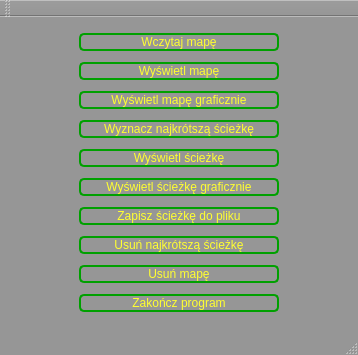
<?xml version="1.0" encoding="UTF-8"?>
<ui version="4.0">
 <class>MainWindow</class>
 <widget class="QMainWindow" name="MainWindow">
  <property name="geometry">
   <rect>
    <x>0</x>
    <y>0</y>
    <width>358</width>
    <height>355</height>
   </rect>
  </property>
  <property name="sizePolicy">
   <sizepolicy hsizetype="Fixed" vsizetype="Preferred">
    <horstretch>0</horstretch>
    <verstretch>0</verstretch>
   </sizepolicy>
  </property>
  <property name="palette">
   <palette>
    <active>
     <colorrole role="WindowText">
      <brush brushstyle="SolidPattern">
       <color alpha="255">
        <red>0</red>
        <green>0</green>
        <blue>0</blue>
       </color>
      </brush>
     </colorrole>
     <colorrole role="Button">
      <brush brushstyle="SolidPattern">
       <color alpha="255">
        <red>150</red>
        <green>150</green>
        <blue>150</blue>
       </color>
      </brush>
     </colorrole>
     <colorrole role="Light">
      <brush brushstyle="SolidPattern">
       <color alpha="255">
        <red>225</red>
        <green>225</green>
        <blue>225</blue>
       </color>
      </brush>
     </colorrole>
     <colorrole role="Midlight">
      <brush brushstyle="SolidPattern">
       <color alpha="255">
        <red>187</red>
        <green>187</green>
        <blue>187</blue>
       </color>
      </brush>
     </colorrole>
     <colorrole role="Dark">
      <brush brushstyle="SolidPattern">
       <color alpha="255">
        <red>75</red>
        <green>75</green>
        <blue>75</blue>
       </color>
      </brush>
     </colorrole>
     <colorrole role="Mid">
      <brush brushstyle="SolidPattern">
       <color alpha="255">
        <red>100</red>
        <green>100</green>
        <blue>100</blue>
       </color>
      </brush>
     </colorrole>
     <colorrole role="Text">
      <brush brushstyle="SolidPattern">
       <color alpha="255">
        <red>0</red>
        <green>0</green>
        <blue>0</blue>
       </color>
      </brush>
     </colorrole>
     <colorrole role="BrightText">
      <brush brushstyle="SolidPattern">
       <color alpha="255">
        <red>255</red>
        <green>255</green>
        <blue>255</blue>
       </color>
      </brush>
     </colorrole>
     <colorrole role="ButtonText">
      <brush brushstyle="SolidPattern">
       <color alpha="255">
        <red>0</red>
        <green>0</green>
        <blue>0</blue>
       </color>
      </brush>
     </colorrole>
     <colorrole role="Base">
      <brush brushstyle="SolidPattern">
       <color alpha="255">
        <red>255</red>
        <green>255</green>
        <blue>255</blue>
       </color>
      </brush>
     </colorrole>
     <colorrole role="Window">
      <brush brushstyle="SolidPattern">
       <color alpha="255">
        <red>150</red>
        <green>150</green>
        <blue>150</blue>
       </color>
      </brush>
     </colorrole>
     <colorrole role="Shadow">
      <brush brushstyle="SolidPattern">
       <color alpha="255">
        <red>0</red>
        <green>0</green>
        <blue>0</blue>
       </color>
      </brush>
     </colorrole>
     <colorrole role="AlternateBase">
      <brush brushstyle="SolidPattern">
       <color alpha="255">
        <red>202</red>
        <green>202</green>
        <blue>202</blue>
       </color>
      </brush>
     </colorrole>
     <colorrole role="ToolTipBase">
      <brush brushstyle="SolidPattern">
       <color alpha="255">
        <red>255</red>
        <green>255</green>
        <blue>220</blue>
       </color>
      </brush>
     </colorrole>
     <colorrole role="ToolTipText">
      <brush brushstyle="SolidPattern">
       <color alpha="255">
        <red>0</red>
        <green>0</green>
        <blue>0</blue>
       </color>
      </brush>
     </colorrole>
    </active>
    <inactive>
     <colorrole role="WindowText">
      <brush brushstyle="SolidPattern">
       <color alpha="255">
        <red>0</red>
        <green>0</green>
        <blue>0</blue>
       </color>
      </brush>
     </colorrole>
     <colorrole role="Button">
      <brush brushstyle="SolidPattern">
       <color alpha="255">
        <red>150</red>
        <green>150</green>
        <blue>150</blue>
       </color>
      </brush>
     </colorrole>
     <colorrole role="Light">
      <brush brushstyle="SolidPattern">
       <color alpha="255">
        <red>225</red>
        <green>225</green>
        <blue>225</blue>
       </color>
      </brush>
     </colorrole>
     <colorrole role="Midlight">
      <brush brushstyle="SolidPattern">
       <color alpha="255">
        <red>187</red>
        <green>187</green>
        <blue>187</blue>
       </color>
      </brush>
     </colorrole>
     <colorrole role="Dark">
      <brush brushstyle="SolidPattern">
       <color alpha="255">
        <red>75</red>
        <green>75</green>
        <blue>75</blue>
       </color>
      </brush>
     </colorrole>
     <colorrole role="Mid">
      <brush brushstyle="SolidPattern">
       <color alpha="255">
        <red>100</red>
        <green>100</green>
        <blue>100</blue>
       </color>
      </brush>
     </colorrole>
     <colorrole role="Text">
      <brush brushstyle="SolidPattern">
       <color alpha="255">
        <red>0</red>
        <green>0</green>
        <blue>0</blue>
       </color>
      </brush>
     </colorrole>
     <colorrole role="BrightText">
      <brush brushstyle="SolidPattern">
       <color alpha="255">
        <red>255</red>
        <green>255</green>
        <blue>255</blue>
       </color>
      </brush>
     </colorrole>
     <colorrole role="ButtonText">
      <brush brushstyle="SolidPattern">
       <color alpha="255">
        <red>0</red>
        <green>0</green>
        <blue>0</blue>
       </color>
      </brush>
     </colorrole>
     <colorrole role="Base">
      <brush brushstyle="SolidPattern">
       <color alpha="255">
        <red>255</red>
        <green>255</green>
        <blue>255</blue>
       </color>
      </brush>
     </colorrole>
     <colorrole role="Window">
      <brush brushstyle="SolidPattern">
       <color alpha="255">
        <red>150</red>
        <green>150</green>
        <blue>150</blue>
       </color>
      </brush>
     </colorrole>
     <colorrole role="Shadow">
      <brush brushstyle="SolidPattern">
       <color alpha="255">
        <red>0</red>
        <green>0</green>
        <blue>0</blue>
       </color>
      </brush>
     </colorrole>
     <colorrole role="AlternateBase">
      <brush brushstyle="SolidPattern">
       <color alpha="255">
        <red>202</red>
        <green>202</green>
        <blue>202</blue>
       </color>
      </brush>
     </colorrole>
     <colorrole role="ToolTipBase">
      <brush brushstyle="SolidPattern">
       <color alpha="255">
        <red>255</red>
        <green>255</green>
        <blue>220</blue>
       </color>
      </brush>
     </colorrole>
     <colorrole role="ToolTipText">
      <brush brushstyle="SolidPattern">
       <color alpha="255">
        <red>0</red>
        <green>0</green>
        <blue>0</blue>
       </color>
      </brush>
     </colorrole>
    </inactive>
    <disabled>
     <colorrole role="WindowText">
      <brush brushstyle="SolidPattern">
       <color alpha="255">
        <red>75</red>
        <green>75</green>
        <blue>75</blue>
       </color>
      </brush>
     </colorrole>
     <colorrole role="Button">
      <brush brushstyle="SolidPattern">
       <color alpha="255">
        <red>150</red>
        <green>150</green>
        <blue>150</blue>
       </color>
      </brush>
     </colorrole>
     <colorrole role="Light">
      <brush brushstyle="SolidPattern">
       <color alpha="255">
        <red>225</red>
        <green>225</green>
        <blue>225</blue>
       </color>
      </brush>
     </colorrole>
     <colorrole role="Midlight">
      <brush brushstyle="SolidPattern">
       <color alpha="255">
        <red>187</red>
        <green>187</green>
        <blue>187</blue>
       </color>
      </brush>
     </colorrole>
     <colorrole role="Dark">
      <brush brushstyle="SolidPattern">
       <color alpha="255">
        <red>75</red>
        <green>75</green>
        <blue>75</blue>
       </color>
      </brush>
     </colorrole>
     <colorrole role="Mid">
      <brush brushstyle="SolidPattern">
       <color alpha="255">
        <red>100</red>
        <green>100</green>
        <blue>100</blue>
       </color>
      </brush>
     </colorrole>
     <colorrole role="Text">
      <brush brushstyle="SolidPattern">
       <color alpha="255">
        <red>75</red>
        <green>75</green>
        <blue>75</blue>
       </color>
      </brush>
     </colorrole>
     <colorrole role="BrightText">
      <brush brushstyle="SolidPattern">
       <color alpha="255">
        <red>255</red>
        <green>255</green>
        <blue>255</blue>
       </color>
      </brush>
     </colorrole>
     <colorrole role="ButtonText">
      <brush brushstyle="SolidPattern">
       <color alpha="255">
        <red>75</red>
        <green>75</green>
        <blue>75</blue>
       </color>
      </brush>
     </colorrole>
     <colorrole role="Base">
      <brush brushstyle="SolidPattern">
       <color alpha="255">
        <red>150</red>
        <green>150</green>
        <blue>150</blue>
       </color>
      </brush>
     </colorrole>
     <colorrole role="Window">
      <brush brushstyle="SolidPattern">
       <color alpha="255">
        <red>150</red>
        <green>150</green>
        <blue>150</blue>
       </color>
      </brush>
     </colorrole>
     <colorrole role="Shadow">
      <brush brushstyle="SolidPattern">
       <color alpha="255">
        <red>0</red>
        <green>0</green>
        <blue>0</blue>
       </color>
      </brush>
     </colorrole>
     <colorrole role="AlternateBase">
      <brush brushstyle="SolidPattern">
       <color alpha="255">
        <red>150</red>
        <green>150</green>
        <blue>150</blue>
       </color>
      </brush>
     </colorrole>
     <colorrole role="ToolTipBase">
      <brush brushstyle="SolidPattern">
       <color alpha="255">
        <red>255</red>
        <green>255</green>
        <blue>220</blue>
       </color>
      </brush>
     </colorrole>
     <colorrole role="ToolTipText">
      <brush brushstyle="SolidPattern">
       <color alpha="255">
        <red>0</red>
        <green>0</green>
        <blue>0</blue>
       </color>
      </brush>
     </colorrole>
    </disabled>
   </palette>
  </property>
  <property name="windowTitle">
   <string>Algorytm A *</string>
  </property>
  <property name="layoutDirection">
   <enum>Qt::LeftToRight</enum>
  </property>
  <property name="autoFillBackground">
   <bool>false</bool>
  </property>
  <widget class="QWidget" name="centralWidget">
   <layout class="QGridLayout" name="gridLayout">
    <item row="5" column="0">
     <widget class="QPushButton" name="pbWyswietlSciezkeGraficznie">
      <property name="styleSheet">
       <string notr="true">QPushButton {
	background-color: qlineargradient(spread:pad, x1:0, y1:0, x2:0, y2:1,   	stop:0 rgba(0, 224, 16, 255), stop:1 rgba(0, 64, 255, 255));
	color: #FFFF30;
	 border: 2px solid  #00A000;
     border-radius: 5px;
}

QPushButton:pressed {
    background-color: qlineargradient(spread:pad, x1:0, y1:0, x2:0, y2:1,   	stop:0 rgba(0, 240, 30, 255), stop:1 rgba(0, 80, 255, 255));
	 border: 2px solid  #00A000;
     border-radius: 5px;
}</string>
      </property>
      <property name="text">
       <string>Wyświetl ścieżkę graficznie</string>
      </property>
     </widget>
    </item>
    <item row="7" column="0">
     <widget class="QPushButton" name="pbUsunNajkrotszaSciezke">
      <property name="maximumSize">
       <size>
        <width>200</width>
        <height>16777215</height>
       </size>
      </property>
      <property name="styleSheet">
       <string notr="true">QPushButton {
	background-color: qlineargradient(spread:pad, x1:0, y1:0, x2:0, y2:1,   	stop:0 rgba(0, 224, 16, 255), stop:1 rgba(0, 64, 255, 255));
	color: #FFFF30;
	 border: 2px solid  #00A000;
     border-radius: 5px;
}

QPushButton:pressed {
    background-color: qlineargradient(spread:pad, x1:0, y1:0, x2:0, y2:1,   	stop:0 rgba(0, 240, 30, 255), stop:1 rgba(0, 80, 255, 255));
	 border: 2px solid  #00A000;
     border-radius: 5px;
}</string>
      </property>
      <property name="text">
       <string>Usuń najkrótszą ścieżkę</string>
      </property>
     </widget>
    </item>
    <item row="3" column="0">
     <widget class="QPushButton" name="pbWyznaczNajkrotszaSciezke">
      <property name="maximumSize">
       <size>
        <width>200</width>
        <height>16777215</height>
       </size>
      </property>
      <property name="styleSheet">
       <string notr="true">QPushButton {
	background-color: qlineargradient(spread:pad, x1:0, y1:0, x2:0, y2:1,   	stop:0 rgba(0, 224, 16, 255), stop:1 rgba(0, 64, 255, 255));
	color: #FFFF30;
	 border: 2px solid  #00A000;
     border-radius: 5px;
}

QPushButton:pressed {
    background-color: qlineargradient(spread:pad, x1:0, y1:0, x2:0, y2:1,   	stop:0 rgba(0, 240, 30, 255), stop:1 rgba(0, 80, 255, 255));
	 border: 2px solid  #00A000;
     border-radius: 5px;
}</string>
      </property>
      <property name="text">
       <string>Wyznacz najkrótszą ścieżkę</string>
      </property>
     </widget>
    </item>
    <item row="2" column="0">
     <widget class="QPushButton" name="pbWyswietlMapeGraficznie">
      <property name="styleSheet">
       <string notr="true">QPushButton {
	background-color: qlineargradient(spread:pad, x1:0, y1:0, x2:0, y2:1,   	stop:0 rgba(0, 224, 16, 255), stop:1 rgba(0, 64, 255, 255));
	color: #FFFF30;
	 border: 2px solid  #00A000;
     border-radius: 5px;
}

QPushButton:pressed {
    background-color: qlineargradient(spread:pad, x1:0, y1:0, x2:0, y2:1,   	stop:0 rgba(0, 240, 30, 255), stop:1 rgba(0, 80, 255, 255));
	 border: 2px solid  #00A000;
     border-radius: 5px;
}</string>
      </property>
      <property name="text">
       <string>Wyświetl mapę graficznie</string>
      </property>
     </widget>
    </item>
    <item row="1" column="0">
     <widget class="QPushButton" name="pbWyswietlMape">
      <property name="maximumSize">
       <size>
        <width>200</width>
        <height>16777215</height>
       </size>
      </property>
      <property name="styleSheet">
       <string notr="true">QPushButton {
	background-color: qlineargradient(spread:pad, x1:0, y1:0, x2:0, y2:1,   	stop:0 rgba(0, 224, 16, 255), stop:1 rgba(0, 64, 255, 255));
	color: #FFFF30;
	 border: 2px solid  #00A000;
     border-radius: 5px;
}

QPushButton:pressed {
    background-color: qlineargradient(spread:pad, x1:0, y1:0, x2:0, y2:1,   	stop:0 rgba(0, 240, 30, 255), stop:1 rgba(0, 80, 255, 255));
	 border: 2px solid  #00A000;
     border-radius: 5px;
}</string>
      </property>
      <property name="text">
       <string>Wyświetl mapę</string>
      </property>
     </widget>
    </item>
    <item row="0" column="0">
     <widget class="QPushButton" name="pbWczytajMape">
      <property name="sizePolicy">
       <sizepolicy hsizetype="Fixed" vsizetype="Fixed">
        <horstretch>0</horstretch>
        <verstretch>0</verstretch>
       </sizepolicy>
      </property>
      <property name="maximumSize">
       <size>
        <width>200</width>
        <height>16777215</height>
       </size>
      </property>
      <property name="palette">
       <palette>
        <active>
         <colorrole role="WindowText">
          <brush brushstyle="SolidPattern">
           <color alpha="255">
            <red>255</red>
            <green>255</green>
            <blue>48</blue>
           </color>
          </brush>
         </colorrole>
         <colorrole role="Button">
          <brush brushstyle="LinearGradientPattern">
           <gradient startx="0.000000000000000" starty="0.000000000000000" endx="0.000000000000000" endy="1.000000000000000" type="LinearGradient" spread="PadSpread" coordinatemode="ObjectBoundingMode">
            <gradientstop position="0.000000000000000">
             <color alpha="255">
              <red>0</red>
              <green>224</green>
              <blue>16</blue>
             </color>
            </gradientstop>
            <gradientstop position="1.000000000000000">
             <color alpha="255">
              <red>0</red>
              <green>64</green>
              <blue>255</blue>
             </color>
            </gradientstop>
           </gradient>
          </brush>
         </colorrole>
         <colorrole role="Light">
          <brush brushstyle="SolidPattern">
           <color alpha="255">
            <red>0</red>
            <green>85</green>
            <blue>255</blue>
           </color>
          </brush>
         </colorrole>
         <colorrole role="Midlight">
          <brush brushstyle="SolidPattern">
           <color alpha="255">
            <red>63</red>
            <green>127</green>
            <blue>255</blue>
           </color>
          </brush>
         </colorrole>
         <colorrole role="Dark">
          <brush brushstyle="SolidPattern">
           <color alpha="255">
            <red>0</red>
            <green>42</green>
            <blue>127</blue>
           </color>
          </brush>
         </colorrole>
         <colorrole role="Mid">
          <brush brushstyle="SolidPattern">
           <color alpha="255">
            <red>0</red>
            <green>56</green>
            <blue>170</blue>
           </color>
          </brush>
         </colorrole>
         <colorrole role="Text">
          <brush brushstyle="SolidPattern">
           <color alpha="255">
            <red>255</red>
            <green>255</green>
            <blue>48</blue>
           </color>
          </brush>
         </colorrole>
         <colorrole role="BrightText">
          <brush brushstyle="SolidPattern">
           <color alpha="255">
            <red>255</red>
            <green>255</green>
            <blue>255</blue>
           </color>
          </brush>
         </colorrole>
         <colorrole role="ButtonText">
          <brush brushstyle="SolidPattern">
           <color alpha="255">
            <red>255</red>
            <green>255</green>
            <blue>48</blue>
           </color>
          </brush>
         </colorrole>
         <colorrole role="Base">
          <brush brushstyle="LinearGradientPattern">
           <gradient startx="0.000000000000000" starty="0.000000000000000" endx="0.000000000000000" endy="1.000000000000000" type="LinearGradient" spread="PadSpread" coordinatemode="ObjectBoundingMode">
            <gradientstop position="0.000000000000000">
             <color alpha="255">
              <red>0</red>
              <green>224</green>
              <blue>16</blue>
             </color>
            </gradientstop>
            <gradientstop position="1.000000000000000">
             <color alpha="255">
              <red>0</red>
              <green>64</green>
              <blue>255</blue>
             </color>
            </gradientstop>
           </gradient>
          </brush>
         </colorrole>
         <colorrole role="Window">
          <brush brushstyle="LinearGradientPattern">
           <gradient startx="0.000000000000000" starty="0.000000000000000" endx="0.000000000000000" endy="1.000000000000000" type="LinearGradient" spread="PadSpread" coordinatemode="ObjectBoundingMode">
            <gradientstop position="0.000000000000000">
             <color alpha="255">
              <red>0</red>
              <green>224</green>
              <blue>16</blue>
             </color>
            </gradientstop>
            <gradientstop position="1.000000000000000">
             <color alpha="255">
              <red>0</red>
              <green>64</green>
              <blue>255</blue>
             </color>
            </gradientstop>
           </gradient>
          </brush>
         </colorrole>
         <colorrole role="Shadow">
          <brush brushstyle="SolidPattern">
           <color alpha="255">
            <red>0</red>
            <green>0</green>
            <blue>0</blue>
           </color>
          </brush>
         </colorrole>
         <colorrole role="AlternateBase">
          <brush brushstyle="SolidPattern">
           <color alpha="255">
            <red>127</red>
            <green>170</green>
            <blue>255</blue>
           </color>
          </brush>
         </colorrole>
         <colorrole role="ToolTipBase">
          <brush brushstyle="SolidPattern">
           <color alpha="255">
            <red>255</red>
            <green>255</green>
            <blue>220</blue>
           </color>
          </brush>
         </colorrole>
         <colorrole role="ToolTipText">
          <brush brushstyle="SolidPattern">
           <color alpha="255">
            <red>0</red>
            <green>0</green>
            <blue>0</blue>
           </color>
          </brush>
         </colorrole>
        </active>
        <inactive>
         <colorrole role="WindowText">
          <brush brushstyle="SolidPattern">
           <color alpha="255">
            <red>255</red>
            <green>255</green>
            <blue>48</blue>
           </color>
          </brush>
         </colorrole>
         <colorrole role="Button">
          <brush brushstyle="LinearGradientPattern">
           <gradient startx="0.000000000000000" starty="0.000000000000000" endx="0.000000000000000" endy="1.000000000000000" type="LinearGradient" spread="PadSpread" coordinatemode="ObjectBoundingMode">
            <gradientstop position="0.000000000000000">
             <color alpha="255">
              <red>0</red>
              <green>224</green>
              <blue>16</blue>
             </color>
            </gradientstop>
            <gradientstop position="1.000000000000000">
             <color alpha="255">
              <red>0</red>
              <green>64</green>
              <blue>255</blue>
             </color>
            </gradientstop>
           </gradient>
          </brush>
         </colorrole>
         <colorrole role="Light">
          <brush brushstyle="SolidPattern">
           <color alpha="255">
            <red>0</red>
            <green>85</green>
            <blue>255</blue>
           </color>
          </brush>
         </colorrole>
         <colorrole role="Midlight">
          <brush brushstyle="SolidPattern">
           <color alpha="255">
            <red>63</red>
            <green>127</green>
            <blue>255</blue>
           </color>
          </brush>
         </colorrole>
         <colorrole role="Dark">
          <brush brushstyle="SolidPattern">
           <color alpha="255">
            <red>0</red>
            <green>42</green>
            <blue>127</blue>
           </color>
          </brush>
         </colorrole>
         <colorrole role="Mid">
          <brush brushstyle="SolidPattern">
           <color alpha="255">
            <red>0</red>
            <green>56</green>
            <blue>170</blue>
           </color>
          </brush>
         </colorrole>
         <colorrole role="Text">
          <brush brushstyle="SolidPattern">
           <color alpha="255">
            <red>255</red>
            <green>255</green>
            <blue>48</blue>
           </color>
          </brush>
         </colorrole>
         <colorrole role="BrightText">
          <brush brushstyle="SolidPattern">
           <color alpha="255">
            <red>255</red>
            <green>255</green>
            <blue>255</blue>
           </color>
          </brush>
         </colorrole>
         <colorrole role="ButtonText">
          <brush brushstyle="SolidPattern">
           <color alpha="255">
            <red>255</red>
            <green>255</green>
            <blue>48</blue>
           </color>
          </brush>
         </colorrole>
         <colorrole role="Base">
          <brush brushstyle="LinearGradientPattern">
           <gradient startx="0.000000000000000" starty="0.000000000000000" endx="0.000000000000000" endy="1.000000000000000" type="LinearGradient" spread="PadSpread" coordinatemode="ObjectBoundingMode">
            <gradientstop position="0.000000000000000">
             <color alpha="255">
              <red>0</red>
              <green>224</green>
              <blue>16</blue>
             </color>
            </gradientstop>
            <gradientstop position="1.000000000000000">
             <color alpha="255">
              <red>0</red>
              <green>64</green>
              <blue>255</blue>
             </color>
            </gradientstop>
           </gradient>
          </brush>
         </colorrole>
         <colorrole role="Window">
          <brush brushstyle="LinearGradientPattern">
           <gradient startx="0.000000000000000" starty="0.000000000000000" endx="0.000000000000000" endy="1.000000000000000" type="LinearGradient" spread="PadSpread" coordinatemode="ObjectBoundingMode">
            <gradientstop position="0.000000000000000">
             <color alpha="255">
              <red>0</red>
              <green>224</green>
              <blue>16</blue>
             </color>
            </gradientstop>
            <gradientstop position="1.000000000000000">
             <color alpha="255">
              <red>0</red>
              <green>64</green>
              <blue>255</blue>
             </color>
            </gradientstop>
           </gradient>
          </brush>
         </colorrole>
         <colorrole role="Shadow">
          <brush brushstyle="SolidPattern">
           <color alpha="255">
            <red>0</red>
            <green>0</green>
            <blue>0</blue>
           </color>
          </brush>
         </colorrole>
         <colorrole role="AlternateBase">
          <brush brushstyle="SolidPattern">
           <color alpha="255">
            <red>127</red>
            <green>170</green>
            <blue>255</blue>
           </color>
          </brush>
         </colorrole>
         <colorrole role="ToolTipBase">
          <brush brushstyle="SolidPattern">
           <color alpha="255">
            <red>255</red>
            <green>255</green>
            <blue>220</blue>
           </color>
          </brush>
         </colorrole>
         <colorrole role="ToolTipText">
          <brush brushstyle="SolidPattern">
           <color alpha="255">
            <red>0</red>
            <green>0</green>
            <blue>0</blue>
           </color>
          </brush>
         </colorrole>
        </inactive>
        <disabled>
         <colorrole role="WindowText">
          <brush brushstyle="SolidPattern">
           <color alpha="255">
            <red>255</red>
            <green>255</green>
            <blue>48</blue>
           </color>
          </brush>
         </colorrole>
         <colorrole role="Button">
          <brush brushstyle="LinearGradientPattern">
           <gradient startx="0.000000000000000" starty="0.000000000000000" endx="0.000000000000000" endy="1.000000000000000" type="LinearGradient" spread="PadSpread" coordinatemode="ObjectBoundingMode">
            <gradientstop position="0.000000000000000">
             <color alpha="255">
              <red>0</red>
              <green>224</green>
              <blue>16</blue>
             </color>
            </gradientstop>
            <gradientstop position="1.000000000000000">
             <color alpha="255">
              <red>0</red>
              <green>64</green>
              <blue>255</blue>
             </color>
            </gradientstop>
           </gradient>
          </brush>
         </colorrole>
         <colorrole role="Light">
          <brush brushstyle="SolidPattern">
           <color alpha="255">
            <red>0</red>
            <green>85</green>
            <blue>255</blue>
           </color>
          </brush>
         </colorrole>
         <colorrole role="Midlight">
          <brush brushstyle="SolidPattern">
           <color alpha="255">
            <red>63</red>
            <green>127</green>
            <blue>255</blue>
           </color>
          </brush>
         </colorrole>
         <colorrole role="Dark">
          <brush brushstyle="SolidPattern">
           <color alpha="255">
            <red>0</red>
            <green>42</green>
            <blue>127</blue>
           </color>
          </brush>
         </colorrole>
         <colorrole role="Mid">
          <brush brushstyle="SolidPattern">
           <color alpha="255">
            <red>0</red>
            <green>56</green>
            <blue>170</blue>
           </color>
          </brush>
         </colorrole>
         <colorrole role="Text">
          <brush brushstyle="SolidPattern">
           <color alpha="255">
            <red>255</red>
            <green>255</green>
            <blue>48</blue>
           </color>
          </brush>
         </colorrole>
         <colorrole role="BrightText">
          <brush brushstyle="SolidPattern">
           <color alpha="255">
            <red>255</red>
            <green>255</green>
            <blue>255</blue>
           </color>
          </brush>
         </colorrole>
         <colorrole role="ButtonText">
          <brush brushstyle="SolidPattern">
           <color alpha="255">
            <red>255</red>
            <green>255</green>
            <blue>48</blue>
           </color>
          </brush>
         </colorrole>
         <colorrole role="Base">
          <brush brushstyle="LinearGradientPattern">
           <gradient startx="0.000000000000000" starty="0.000000000000000" endx="0.000000000000000" endy="1.000000000000000" type="LinearGradient" spread="PadSpread" coordinatemode="ObjectBoundingMode">
            <gradientstop position="0.000000000000000">
             <color alpha="255">
              <red>0</red>
              <green>224</green>
              <blue>16</blue>
             </color>
            </gradientstop>
            <gradientstop position="1.000000000000000">
             <color alpha="255">
              <red>0</red>
              <green>64</green>
              <blue>255</blue>
             </color>
            </gradientstop>
           </gradient>
          </brush>
         </colorrole>
         <colorrole role="Window">
          <brush brushstyle="LinearGradientPattern">
           <gradient startx="0.000000000000000" starty="0.000000000000000" endx="0.000000000000000" endy="1.000000000000000" type="LinearGradient" spread="PadSpread" coordinatemode="ObjectBoundingMode">
            <gradientstop position="0.000000000000000">
             <color alpha="255">
              <red>0</red>
              <green>224</green>
              <blue>16</blue>
             </color>
            </gradientstop>
            <gradientstop position="1.000000000000000">
             <color alpha="255">
              <red>0</red>
              <green>64</green>
              <blue>255</blue>
             </color>
            </gradientstop>
           </gradient>
          </brush>
         </colorrole>
         <colorrole role="Shadow">
          <brush brushstyle="SolidPattern">
           <color alpha="255">
            <red>0</red>
            <green>0</green>
            <blue>0</blue>
           </color>
          </brush>
         </colorrole>
         <colorrole role="AlternateBase">
          <brush brushstyle="SolidPattern">
           <color alpha="255">
            <red>0</red>
            <green>85</green>
            <blue>255</blue>
           </color>
          </brush>
         </colorrole>
         <colorrole role="ToolTipBase">
          <brush brushstyle="SolidPattern">
           <color alpha="255">
            <red>255</red>
            <green>255</green>
            <blue>220</blue>
           </color>
          </brush>
         </colorrole>
         <colorrole role="ToolTipText">
          <brush brushstyle="SolidPattern">
           <color alpha="255">
            <red>0</red>
            <green>0</green>
            <blue>0</blue>
           </color>
          </brush>
         </colorrole>
        </disabled>
       </palette>
      </property>
      <property name="layoutDirection">
       <enum>Qt::LeftToRight</enum>
      </property>
      <property name="autoFillBackground">
       <bool>false</bool>
      </property>
      <property name="styleSheet">
       <string notr="true">QPushButton {
	background-color: qlineargradient(spread:pad, x1:0, y1:0, x2:0, y2:1,   	stop:0 rgba(0, 224, 16, 255), stop:1 rgba(0, 64, 255, 255));
	color: #FFFF30;
	 border: 2px solid  #00A000;
     border-radius: 5px;
}

QPushButton:pressed {
    background-color: qlineargradient(spread:pad, x1:0, y1:0, x2:0, y2:1,   	stop:0 rgba(0, 240, 30, 255), stop:1 rgba(0, 80, 255, 255));
	 border: 2px solid  #00A000;
     border-radius: 5px;
}</string>
      </property>
      <property name="text">
       <string>Wczytaj mapę</string>
      </property>
     </widget>
    </item>
    <item row="9" column="0">
     <widget class="QPushButton" name="pbZakonczProgram">
      <property name="maximumSize">
       <size>
        <width>200</width>
        <height>16777215</height>
       </size>
      </property>
      <property name="styleSheet">
       <string notr="true">QPushButton {
	background-color: qlineargradient(spread:pad, x1:0, y1:0, x2:0, y2:1,   	stop:0 rgba(0, 224, 16, 255), stop:1 rgba(0, 64, 255, 255));
	color: #FFFF30;
	 border: 2px solid  #00A000;
     border-radius: 5px;
}

QPushButton:pressed {
    background-color: qlineargradient(spread:pad, x1:0, y1:0, x2:0, y2:1,   	stop:0 rgba(0, 240, 30, 255), stop:1 rgba(0, 80, 255, 255));
	 border: 2px solid  #00A000;
     border-radius: 5px;
}</string>
      </property>
      <property name="text">
       <string>Zakończ program</string>
      </property>
     </widget>
    </item>
    <item row="8" column="0">
     <widget class="QPushButton" name="pbUsunMape">
      <property name="maximumSize">
       <size>
        <width>200</width>
        <height>16777215</height>
       </size>
      </property>
      <property name="styleSheet">
       <string notr="true">QPushButton {
	background-color: qlineargradient(spread:pad, x1:0, y1:0, x2:0, y2:1,   	stop:0 rgba(0, 224, 16, 255), stop:1 rgba(0, 64, 255, 255));
	color: #FFFF30;
	 border: 2px solid  #00A000;
     border-radius: 5px;
}

QPushButton:pressed {
    background-color: qlineargradient(spread:pad, x1:0, y1:0, x2:0, y2:1,   	stop:0 rgba(0, 240, 30, 255), stop:1 rgba(0, 80, 255, 255));
	 border: 2px solid  #00A000;
     border-radius: 5px;
}</string>
      </property>
      <property name="text">
       <string>Usuń mapę</string>
      </property>
     </widget>
    </item>
    <item row="4" column="0">
     <widget class="QPushButton" name="pbWyswietlSciezke">
      <property name="maximumSize">
       <size>
        <width>200</width>
        <height>16777215</height>
       </size>
      </property>
      <property name="styleSheet">
       <string notr="true">QPushButton {
	background-color: qlineargradient(spread:pad, x1:0, y1:0, x2:0, y2:1,   	stop:0 rgba(0, 224, 16, 255), stop:1 rgba(0, 64, 255, 255));
	color: #FFFF30;
	 border: 2px solid  #00A000;
     border-radius: 5px;
}

QPushButton:pressed {
    background-color: qlineargradient(spread:pad, x1:0, y1:0, x2:0, y2:1,   	stop:0 rgba(0, 240, 30, 255), stop:1 rgba(0, 80, 255, 255));
	 border: 2px solid  #00A000;
     border-radius: 5px;
}</string>
      </property>
      <property name="text">
       <string>Wyświetl ścieżkę</string>
      </property>
     </widget>
    </item>
    <item row="6" column="0">
     <widget class="QPushButton" name="pbZapiszSciezkeDoPliku">
      <property name="maximumSize">
       <size>
        <width>200</width>
        <height>16777215</height>
       </size>
      </property>
      <property name="styleSheet">
       <string notr="true">QPushButton {
	background-color: qlineargradient(spread:pad, x1:0, y1:0, x2:0, y2:1,   	stop:0 rgba(0, 224, 16, 255), stop:1 rgba(0, 64, 255, 255));
	color: #FFFF30;
	 border: 2px solid  #00A000;
     border-radius: 5px;
}

QPushButton:pressed {
    background-color: qlineargradient(spread:pad, x1:0, y1:0, x2:0, y2:1,   	stop:0 rgba(0, 240, 30, 255), stop:1 rgba(0, 80, 255, 255));
	 border: 2px solid  #00A000;
     border-radius: 5px;
}</string>
      </property>
      <property name="text">
       <string>Zapisz ścieżkę do pliku</string>
      </property>
     </widget>
    </item>
   </layout>
  </widget>
  <widget class="QMenuBar" name="menuBar">
   <property name="geometry">
    <rect>
     <x>0</x>
     <y>0</y>
     <width>358</width>
     <height>21</height>
    </rect>
   </property>
  </widget>
  <widget class="QToolBar" name="mainToolBar">
   <attribute name="toolBarArea">
    <enum>TopToolBarArea</enum>
   </attribute>
   <attribute name="toolBarBreak">
    <bool>false</bool>
   </attribute>
  </widget>
  <widget class="QStatusBar" name="statusBar"/>
 </widget>
 <layoutdefault spacing="6" margin="11"/>
 <resources/>
 <connections/>
</ui>
